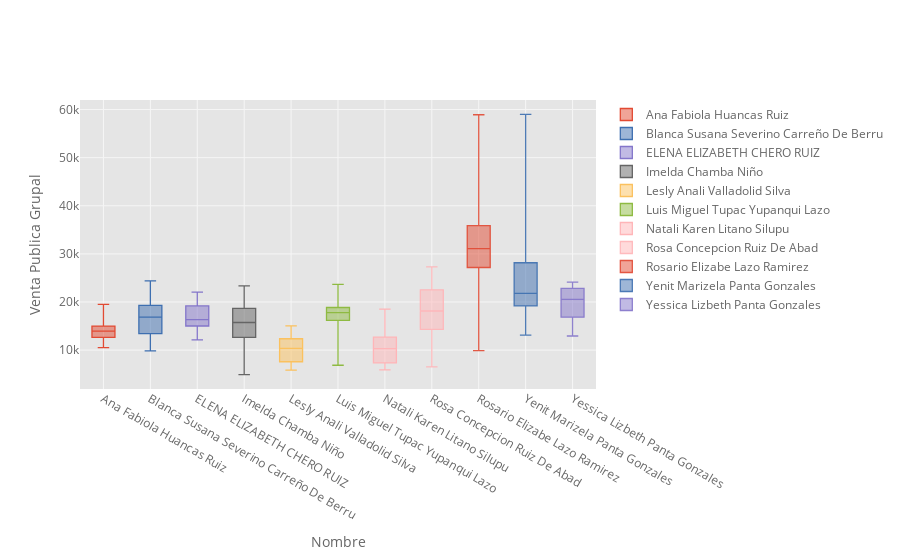

Here is the notebook cell this chart was saved with:
### Code cell
df_desempeno.iplot(kind='box', xTitle='Nombre',
                    yTitle='Venta Publica Grupal')

### Figure 1 — Plotly figure (JSON) as saved in the notebook; plotly's stock layout.template omitted (floating-point values rounded to 4 significant figures)
{"data": [{"boxpoints": false, "line": {"width": 1.3}, "marker": {"color": "rgba(226, 74, 51, 1.0)"}, "name": "Ana Fabiola Huancas Ruiz", "orientation": "v", "type": "box", "y": [19490.0, 13730.0, 14280.0, 13250.0, 14570.0, 16280.0, 13934, 10810.0, 10530.0, null, null, null, null, null, null, null, null, null, null, null, null, null, null, null, null, null, null, null, null, null, null, null, null, null, null, null, null, null, null, null, null, null, null, null, null, null, null, null, null, null, null, null]}, {"boxpoints": false, "line": {"width": 1.3}, "marker": {"color": "rgba(62, 111, 176, 1.0)"}, "name": "Blanca Susana Severino Carreño De Berru", "orientation": "v", "type": "box", "y": [null, null, 21477, 19280.0, 21200.0, 24380.0, 23960.0, 16820.0, 21420.0, 16870.0, 14160.0, 14890.0, 15900.0, 13450.0, 11034, 9852.0, 11040.0, 12150.0, 11970.0, null, null, null, null, null, null, null, null, null, null, null, null, null, null, null, null, null, null, null, null, null, null, null, null, null, null, null, null, 15011, 17230.0, 18590.0, 17240.0, 17000.0]}, {"boxpoints": false, "line": {"width": 1.3}, "marker": {"color": "rgba(132, 118, 202, 1.0)"}, "name": "ELENA ELIZABETH CHERO RUIZ", "orientation": "v", "type": "box", "y": [null, null, null, null, null, null, null, null, null, null, null, null, null, null, null, null, null, null, null, null, null, null, null, null, null, null, null, null, null, null, null, null, null, null, null, 18560.0, 18550.0, 14110.0, 14400.0, 13790.0, 15220.0, 18616, 22060.0, 19450.0, 20700.0, 19460.0, 19110.0, 16320.0, 16260.0, 15280.0, 16020.0, 12120.0]}, {"boxpoints": false, "line": {"width": 1.3}, "marker": {"color": "rgba(101, 101, 101, 1.0)"}, "name": "Imelda Chamba Niño", "orientation": "v", "type": "box", "y": [19720.0, 20779, 23370.0, 20940.0, 17510.0, 16260.0, 16640.0, 18530.0, 18990.0, 19800.0, 19420.0, 19000.0, 18500.0, 18670.0, 21480.0, 19970.0, 18520.0, 16840.0, 18550.0, 18680.0, 18530.0, 19990.0, 18600.0, 20310.0, 18670.0, 15230.0, 4924.0, 7136.0, 8758.0, 12934, 13180.0, 12650.0, 12680.0, 13050.0, 17090.0, 14710.0, 14370.0, 12380.0, 11530.0, 9501, 9603.0, 7764.0, 8196.0, 11240.0, 15140.0, 15040.0, 15210.0, 13840.0, 15020.0, 12640.0, 13733, 11780.0]}, {"boxpoints": false, "line": {"width": 1.3}, "marker": {"color": "rgba(251, 193, 94, 1.0)"}, "name": "Lesly Anali Valladolid Silva", "orientation": "v", "type": "box", "y": [null, null, null, null, null, null, null, null, null, null, null, null, null, null, null, null, null, null, null, null, null, null, null, null, null, null, null, null, null, null, null, null, null, null, null, null, null, null, null, null, null, null, 11470.0, 13400.0, 11510.0, 12360.0, 15036, 7580, 9260.0, 8205.0, 6799.0, 5861]}, {"boxpoints": false, "line": {"width": 1.3}, "marker": {"color": "rgba(142, 186, 66, 1.0)"}, "name": "Luis Miguel Tupac Yupanqui Lazo", "orientation": "v", "type": "box", "y": [null, null, null, null, null, null, null, null, null, null, null, null, null, null, null, null, null, null, null, 18580.0, 18540.0, 18670.0, 18790.0, 21350.0, 16840.0, 18510.0, 6859.0, 10000.0, 13050.0, 17160.0, 17800.0, 17790.0, 14850.0, 20360.0, 17510.0, 20410.0, 23210.0, 17440.0, 16176, 19051, 18450.0, 17590.0, 19460.0, 18760.0, 16400.0, 15950, 23670.0, 20460.0, 15000.0, 15373, 18500.0, 16190.0]}, {"boxpoints": false, "line": {"width": 1.3}, "marker": {"color": "rgba(255, 181, 184, 1.0)"}, "name": "Natali Karen Litano Silupu", "orientation": "v", "type": "box", "y": [null, null, null, null, null, null, null, null, null, null, null, 18530.0, 18520.0, 15020.0, 16924, 14830.0, 12260.0, 14810.0, 18510.0, 13080.0, 8632.0, 10330.0, 11080.0, 9580.0, 11260.0, 8571.0, 6364.0, 10050.0, 11377, 12530.0, 14420.0, 11040.0, 6854.0, 6145.0, 6410.0, 11490.0, 9341.0, 9629.0, 5892.0, 12570.0, 7423.0, 6521.0, 10590.0, 6721.0, 8203.0, 14020.0, 12060.0, 8121.0, 6891, 8428.0, 7063.0, 6228]}, {"boxpoints": false, "line": {"width": 1.3}, "marker": {"color": "rgba(255, 181, 184, 0.8999999999999999)"}, "name": "Rosa Concepcion Ruiz De Abad", "orientation": "v", "type": "box", "y": [20710.0, 20090.0, 22720.0, 19880.0, 14580.0, 18520.0, 16240.0, 16980.0, 21590.0, 22200.0, 23650.0, 26410.0, 23830.0, 21360.0, 22518, 23740.0, 25160.0, 23180.0, 25260.0, 21360.0, 22700.0, 27290.0, 25840.0, 20760.0, 22870.0, 22350.0, 6500.0, 12520.0, 11390.0, 15340.0, 15210.0, 12410.0, 14630.0, 17490.0, 17760.0, 18510.0, 22540.0, 13650.0, 7746.0, 9000.0, 10580.0, 12010.0, 11710.0, 11050.0, 14030.0, 14010.0, 17610.0, 16610.0, 15070.0, 16810.0, 17610.0, 19850.0]}, {"boxpoints": false, "line": {"width": 1.3}, "marker": {"color": "rgba(226, 74, 51, 0.8999999999999999)"}, "name": "Rosario Elizabe Lazo Ramirez", "orientation": "v", "type": "box", "y": [57300.0, 58920.0, 47040.0, 46610.0, 44150.0, 33310.0, 30080.0, 27600.0, 38460.0, 47390.0, 51470.0, 31960.0, 29280.0, 30424, 34900.0, 37740.0, 37330.0, 39580.0, 42610.0, 33300.0, 31090.0, 32990.0, 30610.0, 32230.0, 31790.0, 30260.0, 9908.0, 26715, 28880.0, 31070.0, 33660.0, 26730.0, 26644, 34410.0, 33190.0, 32642, 30070.0, 26170.0, 24920.0, 23320.0, 27870.0, 27773, 26080.0, 30074, 32110.0, 29140.0, 36820.0, 17711, 17665, 20280.0, 22490.0, 24890.0]}, {"boxpoints": false, "line": {"width": 1.3}, "marker": {"color": "rgba(62, 111, 176, 0.8999999999999999)"}, "name": "Yenit Marizela Panta Gonzales", "orientation": "v", "type": "box", "y": [null, null, null, null, null, 19912, 18752, 20720.0, 19630.0, 15602, 18580.0, 22790.0, 22000.0, 18520.0, 21490.0, 19119, 19150.0, 18520.0, 18680.0, 18520.0, 19320.0, 20480.0, 20950.0, 19340.0, 27880.0, 25140.0, 13100.0, 28250.0, 37400.0, 47460.0, 48270.0, 53400.0, 48304, 54220.0, 58980.0, 27430.0, 30955, 29420.0, 27060.0, 26470.0, 31720.0, 33040.0, 20720.0, 22080.0, 19390.0, 21880.0, 23930.0, 18600.0, 19060.0, 20000.0, 22240.0, 21800.0]}, {"boxpoints": false, "line": {"width": 1.3}, "marker": {"color": "rgba(132, 118, 202, 0.8999999999999999)"}, "name": "Yessica Lizbeth Panta Gonzales", "orientation": "v", "type": "box", "y": [null, null, null, null, null, null, null, null, null, null, null, null, null, null, null, null, null, null, null, null, null, null, null, null, null, null, null, null, null, null, null, null, null, null, null, 21530.0, 22892, 20952, 18180.0, 16030.0, 20530.0, 20550.0, 22790.0, 20290.0, 23580.0, 23900.0, 24130.0, 20700.0, 12940.0, 17113, 14690.0, 13110.0]}], "layout": {"legend": {"bgcolor": "#FFFFFF", "font": {"color": "#666666"}}, "paper_bgcolor": "#FFFFFF", "plot_bgcolor": "#E5E5E5", "title": {"font": {"color": "#151516"}}, "xaxis": {"gridcolor": "#F6F6F6", "showgrid": true, "tickfont": {"color": "#666666"}, "title": {"font": {"color": "#666666"}, "text": "Nombre"}, "zerolinecolor": "#F6F6F6"}, "yaxis": {"gridcolor": "#F6F6F6", "showgrid": true, "tickfont": {"color": "#666666"}, "title": {"font": {"color": "#666666"}, "text": "Venta Publica Grupal"}, "zerolinecolor": "#F6F6F6"}}}
